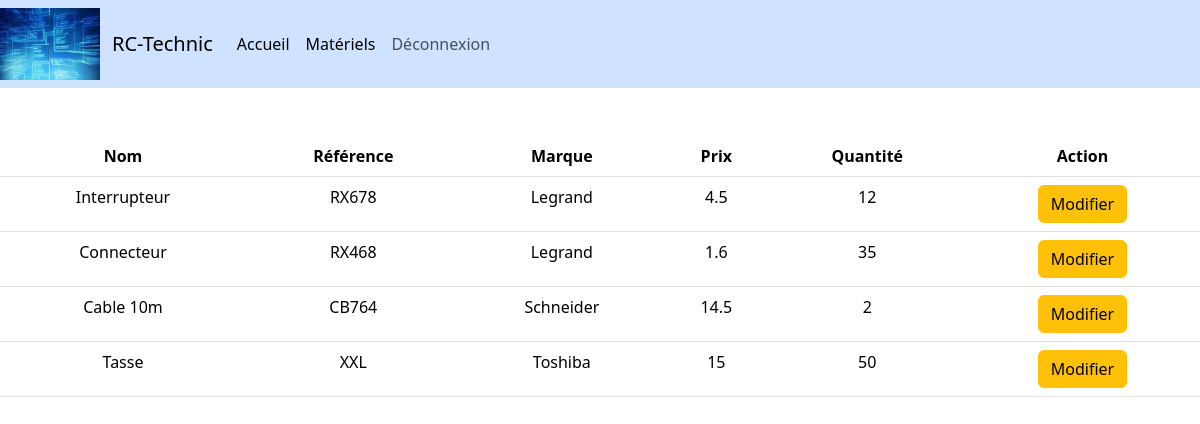
/www/liste_materiels.php (signed in), run on the app's committed database.
### tables this page shows
CREATE TABLE IF NOT EXISTS `materiel` (
  `id` int NOT NULL AUTO_INCREMENT,
  `marque` varchar(255) NOT NULL,
  `nom` varchar(255) NOT NULL,
  `reference` varchar(255) NOT NULL,
  `quantite` int NOT NULL,
  `prix` float NOT NULL,
  PRIMARY KEY (`id`)
);

### www/modeles/materiel.php (called while the page is built, shortened)
<?php
function getMateriel(){
    require("./inc/db.php");
    $sql="SELECT * FROM `materiel`;";
    $request=$pdo->query($sql);
    $result=$request->fetchAll(PDO::FETCH_ASSOC);
    return $result;
}

### www/liste_materiels.php (the view, shortened to what this page needs)
<?php
require("./partials/header.php");
require("./classes/Materiel.php");
require("./modeles/materiel.php");
$materiels = getMateriel();
?>
<main>
        <section class="text-center my-5">
            <table class="table">
                <thead>
                    <th>Nom</th>
                    <th>Référence</th>
                    <th>Marque</th>
                    <th>Prix</th>
                    <th>Quantité</th>
                    <th>Action</th>
                </thead>
                <tbody>
                    <?php
                    foreach($materiels as $value){?>
                    <tr>
                        <td><?=$value['nom']?></td>
                        <td><?=$value['reference']?></td>
                        <td><?=$value['marque']?></td>
                        <td><?=$value['prix']?></td>
                        <td><?=$value['quantite']?></td>
                        <td><form action="form_materiel.php"><button class="btn btn-warning" type="submit">Modifier</button></form></td>
                    </tr>
                    <?php } ?>
                </tbody>
            </table>
        </section>
    </main>
</body>
</html>

### www/partials/header.php (shortened to what this page needs)
<!DOCTYPE html>
<html lang="en">
<head>
    <link href="https://cdn.jsdelivr.net/npm/bootstrap@5.3.3/dist/css/bootstrap.min.css" rel="stylesheet">
</head>
<body>
    <header>
        <nav class="navbar navbar-expand-lg bg-primary-subtle">
          <img src="bdd.jpg" alt="" width="100">
            <div class="container-fluid">
              <a class="navbar-brand" href="#">RC-Technic</a>
              <div class="collapse navbar-collapse" id="navbarNav">
                <ul class="navbar-nav">
                  <li class="nav-item">
                    <a class="nav-link active" aria-current="page" href="index.php">Accueil</a>
                  </li>
                  <?php
                  if (isset($_SESSION["user"])){
                    $role = $_SESSION["user"][0]["role"];
                    if ($role >= 1) {
                      echo '<li class="nav-item">
                      <a class="nav-link active" aria-current="page" href="liste_materiels.php">Matériels</a>
                    </li>';
                    }
                  }
                  ?>
                  <?php
                    if (isset($_SESSION["user"])){
                        echo '<li class="nav-item">
                            <a class="nav-link" href="deco.php">Déconnexion</a>
                        </li>';
                    }
                ?>
              </div>
            </div>
          </nav>
    </header>

### data on the page
materiel: nom "Interrupteur", reference "RX678", marque "Legrand", prix "4.5", quantite "12"
materiel: nom "Connecteur", reference "RX468", marque "Legrand", prix "1.6", quantite "35"
materiel: nom "Cable 10m", reference "CB764", marque "Schneider", prix "14.5", quantite "2"
materiel: nom "Tasse", reference "XXL", marque "Toshiba", prix "15", quantite "50"
